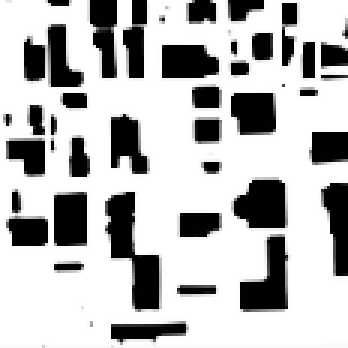
#> input picture chicago-hexapo-robot-with-rl/chicago3.png, 116 x 116 px, found by its file name (shown 3 times larger)
$ python test.py
#> lines starting #> are read from the running program, lines starting #| are printed output that depends on the picture
import cv2
import numpy as np
from PIL import Image
import matplotlib.pyplot as plt

list = []
img_path = r'C:\Users\mesqu\Downloads\chicago3.png'
img = cv2.imread(img_path, 0)
#> img is the input picture: shape (116, 116); min 0, max 255, mean 184.5
img_reverted= cv2.bitwise_not(img)
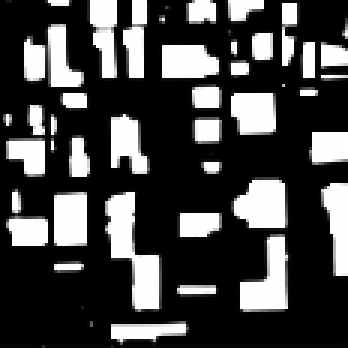
#> img_reverted: shape (116, 116) (shown 3 times larger); min 0, max 255, mean 70.5
h, w = img_reverted.shape
#> h = 116; w = 116
print('width:  ', w)
#| width:   116
print('height: ', h)
#| height:  116
state_matrix = np.ascontiguousarray(np.arange(h*w).reshape(w,h), dtype=int)
new_img = np.argwhere(img_reverted>250)
#> new_img = 3204 pairs, first value 0 to 112, second value 2 to 115
for i in new_img:
    list.append(state_matrix[i[0]][i[1]])
#> this loop made 3204 passes
#> i on passes 1 to 3: [0, 16], [0, 17], [0, 18]
#> after the loop, list = 3204 values from 16 to 13043

with open('states.txt','w') as output:
    output.write(str(list))

plt.imshow(img_reverted)
plt.show()
